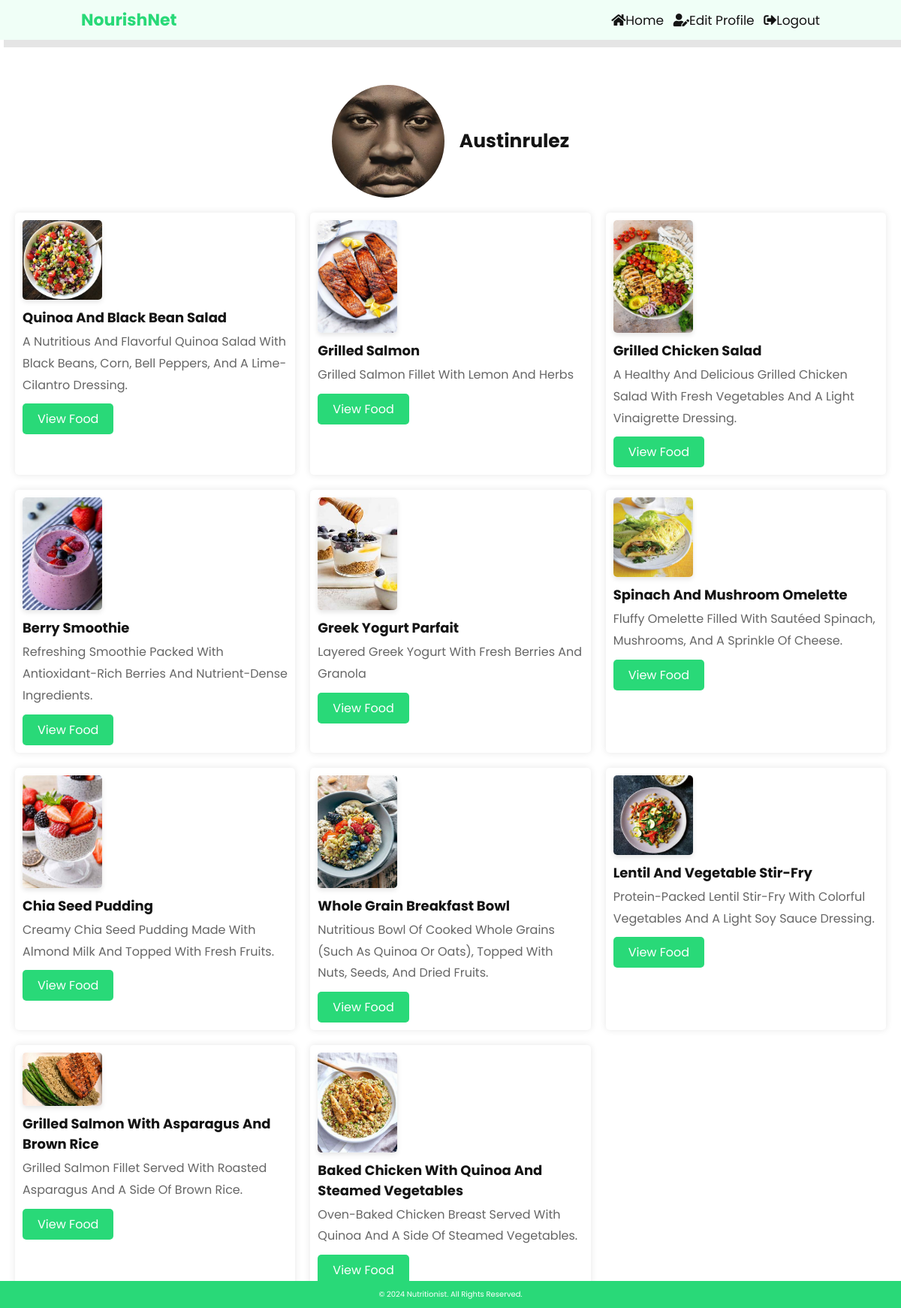
The app's page /profile.php (signed in) with its own data.
### tables this page shows
CREATE TABLE `users` (
  `user_id` int(255) NOT NULL,
  `username` varchar(255) NOT NULL,
  `password` varchar(255) NOT NULL,
  `email` varchar(255) NOT NULL,
  `user_type` varchar(255) NOT NULL,
  `profile_image` varchar(255) DEFAULT NULL
);

CREATE TABLE `foods` (
  `food_id` int(11) NOT NULL,
  `food_name` varchar(100) NOT NULL,
  `description` text DEFAULT NULL,
  `image_url` varchar(255) DEFAULT NULL,
  `recipe` text DEFAULT NULL,
  `user_id` int(11) DEFAULT NULL,
  `created_at` timestamp NOT NULL DEFAULT current_timestamp()
);

### profile.php (the view, shortened to what this page needs)
<?php
include 'db_connect.php';
$logged_in_user_id = $_SESSION['user_id'];
$user_id = isset($_GET['user_id']) ? intval($_GET['user_id']) : $logged_in_user_id;
$stmt = $conn->prepare("SELECT username, profile_image FROM users WHERE user_id = ?");
$stmt->bind_param("i", $user_id);
$stmt->execute();
$stmt->bind_result($username, $profile_image);
$items = [];
$stmt = $conn->prepare("SELECT food_id, food_name, description, image_url FROM foods WHERE user_id = ?");
$stmt->bind_param("i", $user_id);
$stmt->execute();
$stmt->bind_result($food_id, $food_name, $description, $image_url);
while ($stmt->fetch()) {
    $items[] = [
        'type' => 'food',
        'id' => $food_id,
        'name' => $food_name,
        'description' => $description,
        'image' => $image_url
    ];
}
?>
<!DOCTYPE html>
<html lang="en">
<head>
    <link rel="stylesheet" href="../styling/profile.css">
    <link rel="stylesheet" href="https://cdnjs.cloudflare.com/ajax/libs/font-awesome/5.15.4/css/all.min.css">
</head>
<body>
    <div class="taskbar">
        <div class="taskbar-left">
            <h1>NourishNet</h1>
        </div>
        <div class="taskbar-right">
            <button onclick="location.href='user.php'"><i class="fas fa-home"></i>home</button>
            <button onclick="location.href='editusers.php?username=<?php echo $username; ?>'"><i class="fas fa-user-edit"></i>edit profile</button>
            <button onclick="location.href='logout.php'"><i class="fas fa-sign-out-alt"></i>logout</button>
        </div>
    </div>
    <div class="profile-container">
        <img src="<?php echo htmlspecialchars($profile_image); ?>" alt="Profile Picture" class="profile-picture">
        <div class="profile-info">
            <h2><?php echo htmlspecialchars($username); ?></h2>
        </div>
    </div>
    <div class="recipe-container">
        <?php foreach ($items as $item): ?>
            <div class="recipe-item">
                <?php if ($item['image']): ?>
                    <img src="<?php echo htmlspecialchars($item['image']); ?>" alt="Item Image">
                <?php else: ?>
                    <img src="default_item_image.jpg" alt="Default Item Image">
                <?php endif; ?>
                <div class="recipe-details">
                    <h3><?php echo htmlspecialchars($item['name']); ?></h3>
                    <p><?php echo htmlspecialchars($item['description']); ?></p>
                    <button class="view-recipe-btn" onclick="location.href='<?php echo $item['type'] == 'recipe' ? 'recipedetails.php?recipe_id=' . $item['id'] : 'dietdetails.php?food_id=' . $item['id']; ?>'">View <?php echo ucfirst($item['type']); ?></button>
                </div>
            </div>
        <?php endforeach; ?>
    </div>
    <div class="footer">
        &copy; 2024 Nutritionist. All rights reserved.
    </div>
</body>
</html>

### styling/profile.css (style rules this page uses)
:root { --main-color: #29d978; --primary: #f0fff7; --black: #141414; --white: #fff; --bg: #f2f2f2; --light-black: #666; }
* { font-family: 'Poppins', sans-serif; margin: 0; padding: 0; box-sizing: border-box; outline: none; border: none; text-decoration: none; text-transform: capitalize; transition: .2s linear; }
html { font-size: 62.5%; overflow-x: hidden; scroll-behavior: smooth; scroll-padding-top: 6rem; }
.taskbar { display: flex; justify-content: space-between; align-items: center; background: var(--primary); padding: 1rem 9%; box-shadow: 0.5rem 1rem rgba(0, 0, 0, 0.1); }
.taskbar-left h1 { font-size: 2.2rem; font-weight: bolder; color: var(--main-color); }
.taskbar-right button { font-size: 1.7rem; margin-left: 1rem; color: var(--black); background-color: transparent; border: none; cursor: pointer; }
.profile-container { display: flex; align-items: center; justify-content: center; margin-top: 6rem; text-align: center; }
.profile-picture { width: 150px; height: 150px; border-radius: 50%; object-fit: cover; margin-right: 2rem; }
.profile-info h2 { font-size: 2.5rem; color: var(--black); }
.recipe-container { display: grid; gap: 2rem; grid-template-columns: repeat(auto-fit, minmax(300px, 1fr)); padding: 2rem; }
.recipe-item { background-color: var(--white); padding: 1rem; border-radius: .5rem; box-shadow: 0 0 1rem rgba(0, 0, 0, 0.1); text-align: center; transition: transform 0.2s ease; display: flex; flex-direction: column; justify-content: space-between; }
.recipe-item img { max-width: 30%; height: auto; max-height: 150px; border-radius: .5rem; margin-bottom: 1rem; box-shadow: 0 0.3rem 0.6rem rgba(0, 0, 0, 0.1); }
.recipe-details { flex: 1; text-align: left; }
.recipe-details h3 { font-size: 1.8rem; color: var(--black); margin-bottom: 0.5rem; }
.recipe-details p { font-size: 1.6rem; color: var(--light-black); line-height: 1.8; margin-bottom: 1rem; }
.view-recipe-btn { font-size: 1.6rem; color: var(--white); background-color: var(--main-color); padding: 0.8rem 2rem; border-radius: .5rem; cursor: pointer; transition: background-color 0.2s; }
.footer { background-color: var(--main-color); color: #fff; text-align: center; padding: 1rem 0; position: fixed; bottom: 0; width: 100%; }

### records on screen
users: profile_image (picture), username "Austinrulez"
foods: image_url (picture), food_name "Quinoa And Black Bean Salad", description "A Nutritious And Flavorful Quinoa Salad With Black Beans, Corn, Bell Peppers, And A Lime-Cilantro Dressing.", type "Food"
foods: image_url (picture), food_name "Grilled Salmon", description "Grilled Salmon Fillet With Lemon And Herbs", type "Food"
foods: image_url (picture), food_name "Grilled Chicken Salad", description "A Healthy And Delicious Grilled Chicken Salad With Fresh Vegetables And A Light Vinaigrette Dressing.", type "Food"
foods: image_url (picture), food_name "Berry Smoothie", description "Refreshing Smoothie Packed With Antioxidant-Rich Berries And Nutrient-Dense Ingredients.", type "Food"
foods: image_url (picture), food_name "Greek Yogurt Parfait", description "Layered Greek Yogurt With Fresh Berries And Granola", type "Food"
foods: image_url (picture), food_name "Spinach And Mushroom Omelette", description "Fluffy Omelette Filled With Sautéed Spinach, Mushrooms, And A Sprinkle Of Cheese.", type "Food"
foods: image_url (picture), food_name "Chia Seed Pudding", description "Creamy Chia Seed Pudding Made With Almond Milk And Topped With Fresh Fruits.", type "Food"
foods: image_url (picture), food_name "Whole Grain Breakfast Bowl", description "Nutritious Bowl Of Cooked Whole Grains (Such As Quinoa Or Oats), Topped With Nuts, Seeds, And Dried Fruits.", type "Food"
foods: image_url (picture), food_name "Lentil And Vegetable Stir-Fry", description "Protein-Packed Lentil Stir-Fry With Colorful Vegetables And A Light Soy Sauce Dressing.", type "Food"
foods: image_url (picture), food_name "Grilled Salmon With Asparagus And Brown Rice", description "Grilled Salmon Fillet Served With Roasted Asparagus And A Side Of Brown Rice.", type "Food"
foods: image_url (picture), food_name "Baked Chicken With Quinoa And Steamed Vegetables", description "Oven-Baked Chicken Breast Served With Quinoa And A Side Of Steamed Vegetables.", type "Food"
